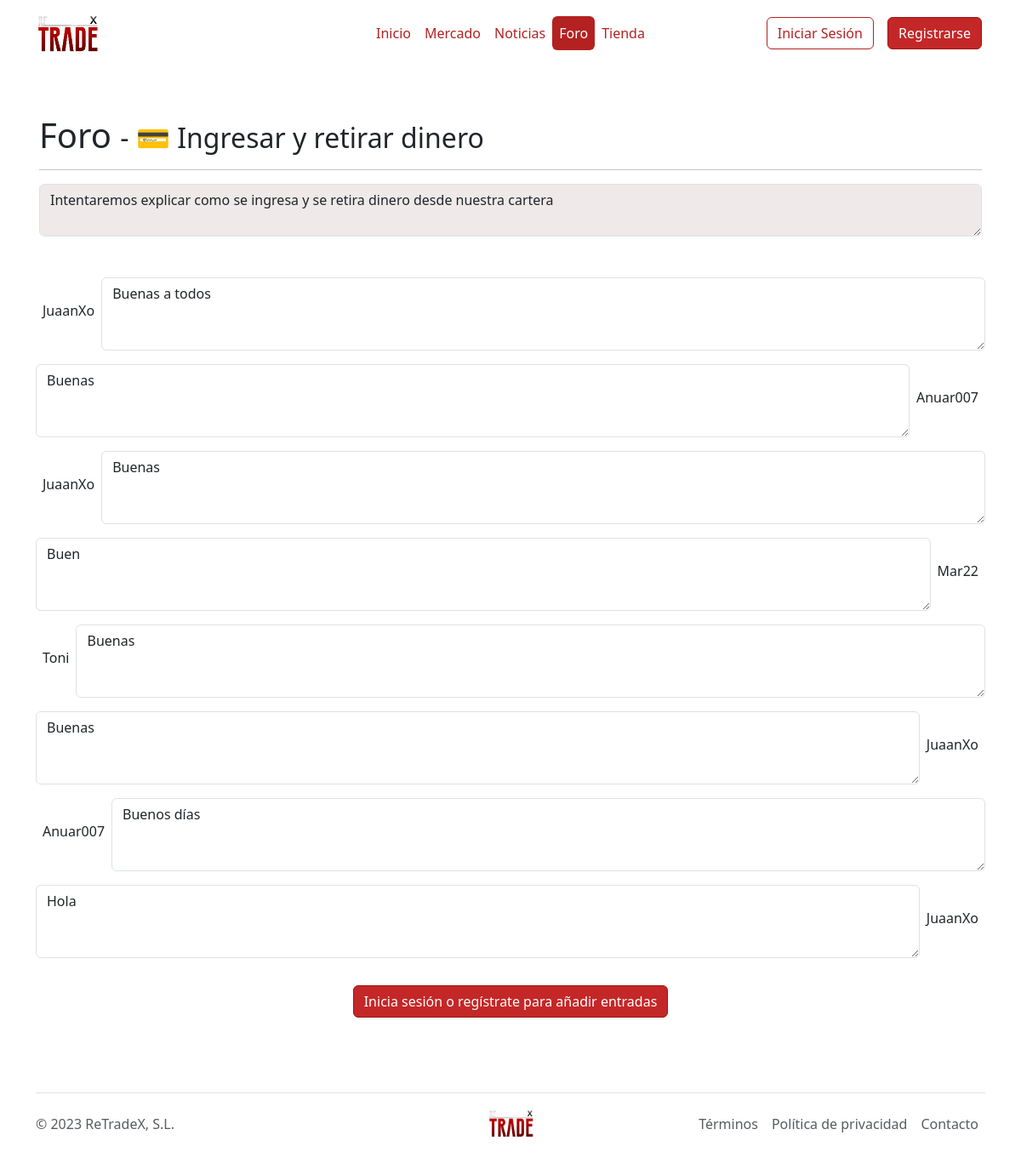
/Paginas/entradas.php?IdForo=1, run on the app's committed database.
### tables this page shows
CREATE TABLE Foro (
	IdForo int(5) AUTO_INCREMENT,
	Fecha varchar(20) NOT NULL,
	Titulo varchar(50) NOT NULL,
	Descripcion varchar(5000) NOT NULL,
    Icono varchar(191) NOT NULL,
	CONSTRAINT pk_Foro PRIMARY KEY (IdForo)
);

CREATE TABLE Clientes (
	IdCliente int(5) AUTO_INCREMENT,
	Nombre varchar(40) NOT NULL,
    Apellido varchar(40) NOT NULL,
    Apodo varchar(20) NOT NULL,
    Direccion varchar(80) NOT NULL,
    Pais varchar(20) NOT NULL,
	CP varchar(9) NOT NULL,
	Correo varchar(40) NOT NULL,
	DNI varchar(12) NOT NULL,
	Telefono varchar(15) NOT NULL,
	Clave varchar(50) NOT NULL,
	Saldo float(5),
	Admin char(1),
	CONSTRAINT pk_Clientes PRIMARY KEY (IdCliente)
);

CREATE TABLE Entradas (
	IdEntrada int(5) AUTO_INCREMENT,
	Fecha varchar(20) NOT NULL,
	Texto varchar(21000) NOT NULL,
	IdForo int(5) NOT NULL,
	IdCliente int(5) NOT NULL,
	CONSTRAINT pk_IdEntrada PRIMARY KEY (IdEntrada),
	CONSTRAINT fk_IdForo FOREIGN KEY (IdForo)
		REFERENCES Foro(IdForo)
		ON UPDATE CASCADE
		ON DELETE RESTRICT,
    CONSTRAINT fk_IdCliente FOREIGN KEY (IdCliente)
		REFERENCES Clientes(IdCliente)
		ON UPDATE CASCADE
		ON DELETE RESTRICT
);

### Paginas/entradas.php (the view, shortened to what this page needs)
<?php
include "global.php";
?>
<!DOCTYPE html>
<html lang="en">
<head>
    <link rel="stylesheet" href="../Estilos/style.css">
    <link rel="stylesheet" href="https://cdn.jsdelivr.net/npm/bootstrap-icons@1.10.5/font/bootstrap-icons.css">
</head>
<body>
  <div class="container">
    <header class="d-flex flex-wrap align-items-center justify-content-center justify-content-md-between py-3 mb-2">
      <a href="index.php" class="d-flex align-items-center col-md-3 mb-2 mb-md-0 text-dark text-decoration-none">
        <img class="img-fluid" src="../Imagenes/logo.png" height="75px" width="75px">
      </a>
      <ul class="nav nav-pills col-12 col-md-auto mb-2 justify-content-center mb-md-0">
        <li class="nav-item"><a href="index.php" class="nav-link px-2 link-dark">Inicio</a></li>
        <li class="nav-item"><a href="mercado.php" class="nav-link px-2 link-dark">Mercado</a></li>
        <li class="nav-item"><a href="noticias.php" class="nav-link px-2 link-dark">Noticias</a></li>
        <li class="nav-item"><a href="foro.php" class="nav-link px-2 link-dark active">Foro</a></li>
        <li class="nav-item"><a href="tienda.php" class="nav-link px-2 link-dark">Tienda</a></li>
      </ul>
      <div class="col-md-3 text-end">
      <?php
        if (!isset($_SESSION['correo'])) {
          echo '<a href="iniciar.php"><button type="button" class="btn btn-outline-primary me-2 m-1">Iniciar Sesión</button></a>
          <a href="registro.php"><button type="button" class="btn btn-primary m-1">Registrarse</button></a>';
        }else{
        echo '<a href="perfil.php"><button type="button" class="btn btn-primary m-1">Saldo '.$_SESSION['Saldo'].'€</button></a>
        <a href="cerrarsesion.php"><button type="button" class="btn btn-outline-primary me-2 m-1">Cerrar Sesión</button></a>';
        }
        ?>
      </div>
    </header>
  </div>
<?php
  $id = $_GET['IdForo'];
  if (!isset($error)) {
    $sql = "SELECT * FROM Foro WHERE IdForo = $id";
    $resultado = $dwes->query($sql);
    if ($resultado) {
      $row = $resultado->fetch();
      while ($row != null) {
          $titulo = $row['Titulo'];
          $descripcion = $row['Descripcion'];
          $icono = $row['Icono'];
          echo "<div class='container px-3 py-5 mb-0' id='custom-cards'>
                <div class='row align-items-center'>
                  <div class='col'>
                    <h1 class='d-inline'>Foro <span class='h2 d-inline'>- $icono $titulo</span></h1>
                  <hr>
                  <div class='d-flex align-items-center'>
                        <textarea class='form-control' id='comment1' rows='2' disabled>$descripcion</textarea>
                      </div>
                    </div>
                </div>
              </div>";
        $row = $resultado->fetch();
      }
    }
  }
?>
<div class='container'>
  <div class='row'>
    <div class='col'>
    <?php
if (!isset($error)) {
  $sql = "SELECT * FROM Entradas WHERE IdForo = $id";
  $resultado = $dwes->query($sql);
  $contador = 0;
  if ($resultado) {
    $row = $resultado->fetch();
    while ($row != null) {
        $texto = $row['Texto'];
        $IdCliente = $row['IdCliente'];
        $sql2 = "SELECT * FROM Clientes WHERE IdCliente = $IdCliente";
        $resultado2 = $dwes->query($sql2);
        if ($resultado2) {
          $row2 = $resultado2->fetch();
          while ($row2 != null) {
            $Apodo = $row2['Apodo'];
            $row2 = $resultado2->fetch();
          }
        }
        if ($contador % 2 == 0) {
          echo "<div class='mb-3'>
                <div class='d-flex align-items-center'>
                  <label for='comment1' class='form-label mr-2 mx-2'>$Apodo</label>
                  <textarea class='form-control' id='comment1' rows='3'>$texto</textarea>
                </div>
              </div>";
        } else {
          echo "<div class='mb-3'>
                <div class='d-flex align-items-center'>
                  <textarea class='form-control' id='comment1' rows='3'>$texto</textarea>
                  <label for='comment1' class='form-label mr-2 mx-2'>$Apodo</label>
                </div>
              </div>";
        }
        $row = $resultado->fetch();
        $contador++;
    }
  }
}
?>
    </div>
  </div>
</div>
<?php
if (isset($_SESSION['correo'])) {
  echo "<div class='container text-center py-3'>
        <button type='button' class='btn btn-primary' id='addEntryBtn' name='entrada'>Añadir entrada</button>
      </div>";
} else {
  echo "<div class='container text-center py-3'>
             <a href='iniciar.php'><button type='button' class='btn btn-primary mb-5'>Inicia sesión o regístrate para añadir entradas</button></a>
        </div>";
}
?>
<?php echo $footer; ?>
    </body>
</html>

### data on the page
foro: Icono "💳", Titulo "Ingresar y retirar dinero", Descripcion "Intentaremos explicar como se ingresa y se retira dinero desde nuestra cartera"
clientes: Apodo "JuaanXo"
entradas: Texto "Buenas a todos"
entradas: Texto "Buenas", IdCliente.Apodo "Anuar007"
entradas: Texto "Buenas"
entradas: Texto "Buen", IdCliente.Apodo "Mar22"
clientes: Apodo "Toni"
entradas: Texto "Buenas"
entradas: Texto "Buenas", IdCliente.Apodo "JuaanXo"
clientes: Apodo "Anuar007"
entradas: Texto "Buenos días"
entradas: Texto "Hola", IdCliente.Apodo "JuaanXo"
